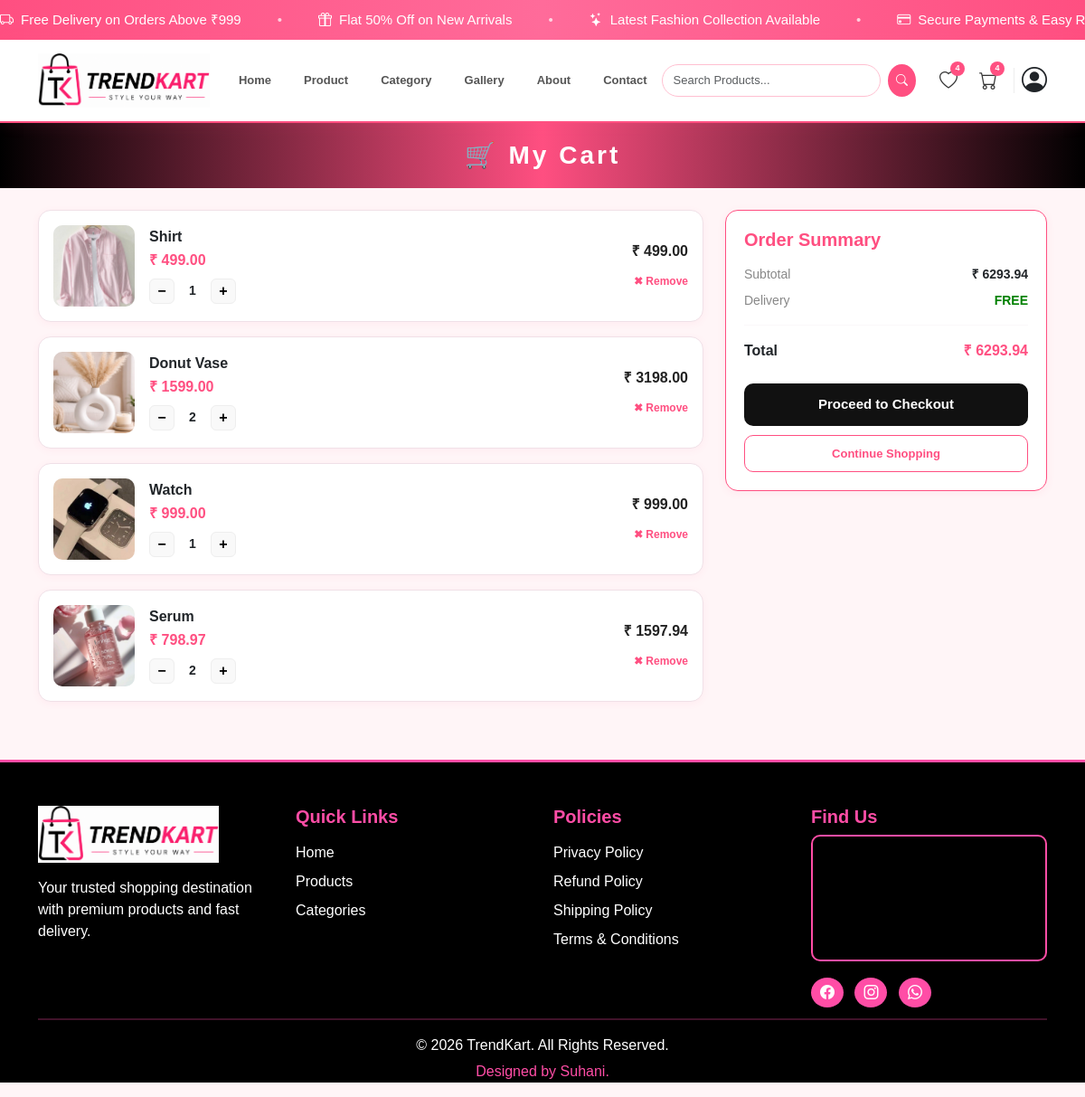
Page /cart/ (signed in) on the earlier database version.
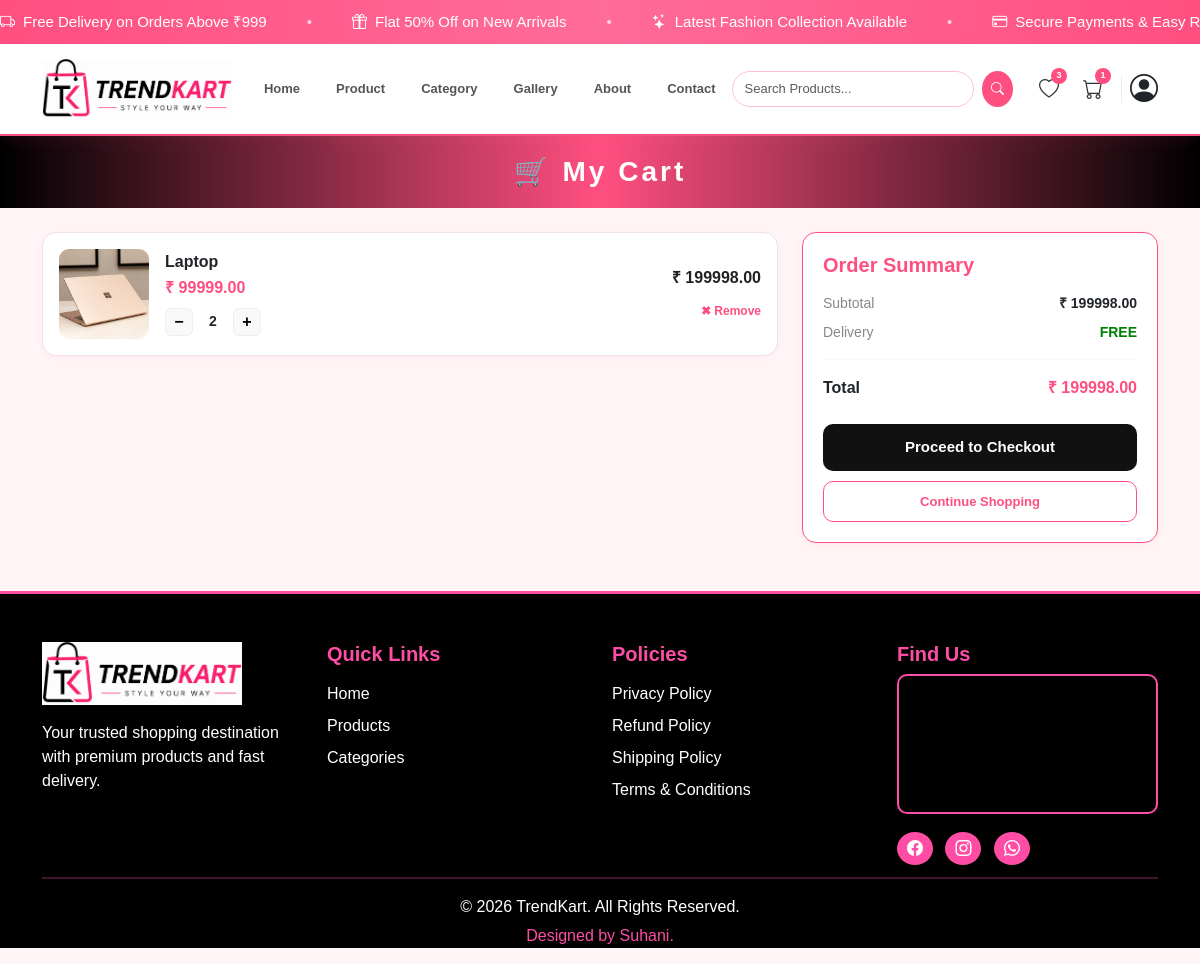
Same page on the later database version.
### Trendkart/models.py (models this page shows, shortened)
class Cart(models.Model):
    user = models.ForeignKey(CustomUser, on_delete=models.CASCADE, related_name='cart_items')
    product = models.ForeignKey(Product, on_delete=models.CASCADE)
    quantity = models.PositiveIntegerField(default=1)
    added_at = models.DateTimeField(auto_now_add=True)
    def total_price(self):
        return self.product.product_price * self.quantity

class Product(models.Model):
    category = models.ForeignKey(
        Category,
        on_delete=models.CASCADE,
        related_name='products'
    )
    product_name = models.CharField(max_length=255)
    product_price = models.DecimalField(max_digits=10, decimal_places=2)
    product_description = models.TextField()
    product_image = models.ImageField(upload_to='products/')

### Trendkart/views.py (the view)
# urls.py: path('cart/', views.cart_view, name='cart'),
@login_required(login_url='login')
def cart_view(request):
    cart_items = Cart.objects.filter(user=request.user)
    total = sum(item.total_price() for item in cart_items)
    return render(request, 'cart.html', {
        'cart_items': cart_items,
        'total': total,
    })

### templates/cart.html (shortened to what this page needs)
{% extends 'base.html' %}
{% load static %}
{% block content %}
<div class="w-100 mb-4 d-flex align-items-center justify-content-center"
    style="background: linear-gradient(90deg, #000, #FF4F81, #000); height: 72px;">
    <h3 class="mb-0 fw-bold text-white" style="letter-spacing: 3px;">🛒 My Cart</h3>
</div>
<div class="container mb-5">
    {% if cart_items %}
    <div class="row g-4">
        <div class="col-md-8">
            {% for item in cart_items %}
            <div class="d-flex align-items-center gap-3 p-3 mb-3" style="background:#fff; border-radius:14px; border:1px solid #f0e0e7;
                        box-shadow:0 2px 8px rgba(255,79,129,0.06);">
                <img src="{{ item.product.product_image.url }}" width="90" height="90"
                    style="object-fit:cover; border-radius:10px; flex-shrink:0;">
                <div class="flex-grow-1">
                    <h6 class="fw-bold mb-1">{{ item.product.product_name }}</h6>
                    <p style="color:#FF4F81; font-weight:700; margin-bottom:8px;">
                        ₹ {{ item.product.product_price }}
                    </p>
                    <form method="POST" action="{% url 'update_cart' item.id %}"
                        class="d-flex align-items-center gap-2">
                        <button type="submit" name="quantity" value="{{ item.quantity|add:'-1' }}" style="width:28px; height:28px; border-radius:6px; border:1px solid #eee;
                                       background:#f9f9f9; font-weight:700; cursor:pointer;">−</button>
                        <span style="font-weight:700; font-size:14px; min-width:24px; text-align:center;">
                            {{ item.quantity }}
                        </span>
                        <button type="submit" name="quantity" value="{{ item.quantity|add:'1' }}" style="width:28px; height:28px; border-radius:6px; border:1px solid #eee;
                                       background:#f9f9f9; font-weight:700; cursor:pointer;">+</button>
                    </form>
                </div>
                <div class="text-end" style="flex-shrink:0;">
                    <p class="fw-bold mb-2" style="color:#222;">
                        ₹ {{ item.total_price }}
                    </p>
                    <a href="{% url 'remove_from_cart' item.id %}"
                        style="color:#FF4F81; font-size:12px; font-weight:600; text-decoration:none;">
                        ✖ Remove
                    </a>
                </div>
            </div>
            {% endfor %}
        </div>
        <div class="col-md-4">
            <div style="background:#fff; border-radius:14px; padding:20px;
                        border:1.5px solid #FF4F81; box-shadow:0 2px 10px rgba(255,79,129,0.08);
                        position:sticky; top:20px;">
                <h5 class="fw-bold mb-3" style="color:#FF4F81;">Order Summary</h5>
                <div class="d-flex justify-content-between mb-2" style="font-size:14px;">
                    <span style="color:#888;">Subtotal</span>
                    <span class="fw-bold">₹ {{ total }}</span>
                </div>
                <div class="d-flex justify-content-between mb-2" style="font-size:14px;">
                    <span style="color:#888;">Delivery</span>
                    <span style="color:green; font-weight:600;">FREE</span>
                </div>
                <hr style="border-color:#f0e0e7;">
                <div class="d-flex justify-content-between mb-4" style="font-size:16px;">
                    <span class="fw-bold">Total</span>
                    <span class="fw-bold" style="color:#FF4F81;">₹ {{ total }}</span>
                </div>
                <a href="{% url 'checkout' %}" style="display:block; width:100%; background:#111; color:#fff;
   border-radius:10px; padding:12px; text-align:center;
   font-weight:700; font-size:15px; text-decoration:none; margin-bottom:10px;">
                    Proceed to Checkout
                </a>
                <a href="{% url 'product' %}" style="display:block; width:100%; background:#fff; color:#FF4F81;
                          border:1.5px solid #FF4F81; border-radius:10px; padding:10px;
                          text-align:center; font-weight:700; font-size:13px; text-decoration:none;">
                    Continue Shopping
                </a>
            </div>
        </div>
    </div>
    {% endif %}
</div>
{% endblock %}

### templates/base.html (shortened to what this page needs)
{% load static %}
<!DOCTYPE html>
<html lang="en">
<head>
    <link href="https://cdn.jsdelivr.net/npm/bootstrap@5.3.3/dist/css/bootstrap.min.css" rel="stylesheet">
    <link rel="stylesheet" href="https://cdn.jsdelivr.net/npm/bootstrap-icons@1.11.3/font/bootstrap-icons.min.css">
</head>
<body>
    <div class="announcement-banner">
        <div class="announcement-scroll">
            <span><i class="bi bi-truck"></i>Free Delivery on Orders Above ₹999</span>
            <span class="dot">•</span>
            <span><i class="bi bi-gift"></i>Flat 50% Off on New Arrivals</span>
            <span class="dot">•</span>
            <span><i class="bi bi-stars"></i>Latest Fashion Collection Available</span>
            <span class="dot">•</span>
            <span><i class="bi bi-credit-card"></i>Secure Payments & Easy Returns</span>
        </div>
    </div>
    <nav class="navbar navbar-expand-lg">
        <div class="container">
            <a class="navbar-brand" href="{% url 'home' %}">
                <img src="{% static 'images/TRENDKART.png' %}" alt="TrendKart Logo"
                    style="max-height:60px; object-fit:contain; width:auto;">
            </a>
            <div class="collapse navbar-collapse" id="navbarContent">
                <ul class="navbar-nav mx-auto gap-1">
                    <li class="nav-item"><a class="nav-link" href="{% url 'home' %}">Home</a></li>
                    <li class="nav-item"><a class="nav-link" href="{% url 'product' %}">Product</a></li>
                    <li class="nav-item"><a class="nav-link" href="{% url 'category' %}">Category</a></li>
                    <li class="nav-item"><a class="nav-link" href="{% url 'gallery' %}">Gallery</a></li>
                    <li class="nav-item"><a class="nav-link" href="{% url 'about' %}">About </a></li>
                    <li class="nav-item"><a class="nav-link" href="{% url 'contact' %}">Contact </a></li>
                </ul>
                <form class="d-flex me-3" method="GET" action="{% url 'product' %}" style="max-width: 300px; width: 100%;">
                    <input class="form-control me-2" type="search" placeholder="Search Products..." name="search"
                        style="border-radius: 20px; border: 1.5px solid #ffc0d1; font-size: 13px;">
                    <button class="btn" type="submit"
                        style="background: #FF4F81; color: white; border-radius: 50%; width: 36px; height: 36px; display: flex; align-items: center; justify-content: center; padding: 0;">
                        <i class="bi bi-search" style="font-size: 13px;"></i>
                    </button>
                </form>
                <div class="d-flex align-items-center gap-1">
                    <a href="{% url 'wishlist' %}" class="icon-btn" title="Wishlist">
                        <i class="bi bi-heart"></i>
                        {% if user.is_authenticated %}
                        {% with wish_count=user.wishlist_items.count %}
                        {% if wish_count > 0 %}
                        <span class="cart-badge">{{ wish_count }}</span>
                        {% endif %}
                        {% endwith %}
                        {% endif %}
                    </a>
                    <a href="{% url 'cart' %}" class="icon-btn" title="Cart">
                        <i class="bi bi-cart"></i>
                        {% if user.is_authenticated %}
                        {% with cart_count=user.cart_items.count %}
                        {% if cart_count > 0 %}
                        <span class="cart-badge">{{ cart_count }}</span>
                        {% endif %}
                        {% endwith %}
                        {% endif %}
                    </a>
                    <div class="dropdown">
                        <button class="btn border-0 bg-transparent p-0" data-bs-toggle="dropdown" aria-expanded="false">
                            <i class="bi bi-person-circle fs-3 text-dark"></i>
                        </button>
                    </div>
                </div>
            </div>
        </div>
    </nav>
    {% block content %}{% endblock %}
    <footer style="background:#000000; border-top:3px solid #ff4da6;" class="pt-5 mt-5 text-light">
        <div class="container">
            <div class="row g-4">
                <div class="col-lg-3 col-md-6">
                    <img src="{% static 'images/TRENDKART.png' %}" alt="TrendKart Logo" width="200" class="img-fluid">
                    <p class="mt-3" style="color:#ffffff;">Your trusted shopping destination with premium products and fast delivery.</p>
                </div>
                <div class="col-lg-3 col-md-6">
                    <h5 style="color:#ff4da6; font-weight:bold;">Quick Links</h5>
                    <ul class="list-unstyled mt-3">
                        <li class="mb-2"><a href="{% url 'home' %}" style="color:#fff; text-decoration:none;">Home</a></li>
                        <li class="mb-2"><a href="{% url 'product' %}" style="color:#fff; text-decoration:none;">Products</a></li>
                        <li class="mb-2"><a href="{% url 'category' %}" style="color:#fff; text-decoration:none;">Categories</a></li>
                    </ul>
                </div>
                <div class="col-lg-3 col-md-6">
                    <h5 style="color:#ff4da6; font-weight:bold;">Policies</h5>
                    <ul class="list-unstyled mt-3">
                        <li class="mb-2"><a href="{% url 'privacy_policy' %}" style="color:#fff; text-decoration:none;">Privacy Policy</a></li>
                        <li class="mb-2"><a href="{% url 'refund_policy' %}" style="color:#fff; text-decoration:none;">Refund Policy</a></li>
                        <li class="mb-2"><a href="{% url 'shipping_policy' %}" style="color:#fff; text-decoration:none;">Shipping Policy</a></li>
                        <li class="mb-2"><a href="{% url 'terms' %}" style="color:#fff; text-decoration:none;">Terms & Conditions</a></li>
                    </ul>
                </div>
                <div class="col-lg-3 col-md-6">
                    <h5 style="color:#ff4da6; font-weight:bold;">Find Us</h5>
                    <iframe src="https://maps.google.com/maps?q=india&t=&z=5&ie=UTF8&iwloc=&output=embed" width="100%" height="140" style="border:2px solid #ff4da6; border-radius:10px;"></iframe>
                    <div class="mt-3">
                        <a href="#" style="background:#ff4da6; color:#fff; padding:8px 10px; border-radius:50%;" class="me-2"><i class="bi bi-facebook"></i></a>
                        <a href="#" style="background:#ff4da6; color:#fff; padding:8px 10px; border-radius:50%;" class="me-2"><i class="bi bi-instagram"></i></a>
                        <a href="#" style="background:#ff4da6; color:#fff; padding:8px 10px; border-radius:50%;"><i class="bi bi-whatsapp"></i></a>
                    </div>
                </div>
            </div>
            <hr style="border:1px solid #ff4da6;">
            <div class="text-center">
                <p style="color:#ffffff; margin-bottom:5px;">© 2026 TrendKart. All Rights Reserved.</p>
                <p style="color:#ff4da6;">Designed by Suhani.</p>
            </div>
        </div>
    </footer>
</body>
</html>

### templates/base.html (style rules this page uses)
.announcement-banner { background: linear-gradient(90deg, #FF4F81, #FF6B9A, #FF4F81); color: white; overflow: hidden; padding: 10px 0; white-space: nowrap; }
.announcement-scroll { display: inline-flex; align-items: center; animation: scroll 20s linear infinite; }
.announcement-scroll span { margin-right: 40px; font-size: 15px; font-weight: 500; }
.announcement-scroll i { margin-right: 8px; }
.dot { opacity: 0.7; }
body { background-color: #FFF5F7; font-family: Arial, sans-serif; }
.navbar { background: #fff; box-shadow: 0 2px 16px rgba(255, 79, 129, 0.1); border-bottom: 2.5px solid #FF4F81; padding: 10px 0; }
.nav-link { color: #555 !important; font-weight: 600; font-size: 13px; padding: 7px 16px !important; border-radius: 20px; transition: all 0.18s; }
.icon-btn { position: relative; background: none; border: none; cursor: pointer; padding: 8px 10px; border-radius: 50%; font-size: 20px; color: #333; display: flex; align-items: center; justify-content: center; text-decoration: none; transition: background 0.18s; }
.cart-badge { position: absolute; top: 2px; right: 2px; background: #FF4F81; color: #fff; border-radius: 50%; width: 16px; height: 16px; font-size: 9px; font-weight: 700; display: flex; align-items: center; justify-content: center; }

Differences in the rows shown:
removed Cart: product.product_image (picture), product.product_name "Shirt", product.product_price "499.00", quantity "1", total_price "499.00"
removed Cart: product.product_image (picture), product.product_name "Donut Vase", product.product_price "1599.00", quantity "2", total_price "3198.00"
removed Cart: product.product_image (picture), product.product_name "Watch", product.product_price "999.00", quantity "1", total_price "999.00"
removed Cart: product.product_image (picture), product.product_name "Serum", product.product_price "798.97", quantity "2", total_price "1597.94"
added Cart: product.product_image (picture), product.product_name "Laptop", product.product_price "99999.00", quantity "2", total_price "199998.00"
Other differences:
{{ wish_count }}: "4" → "3"
{{ cart_count }}: "4" → "1"
{{ total }}: "6293.94" → "199998.00"
